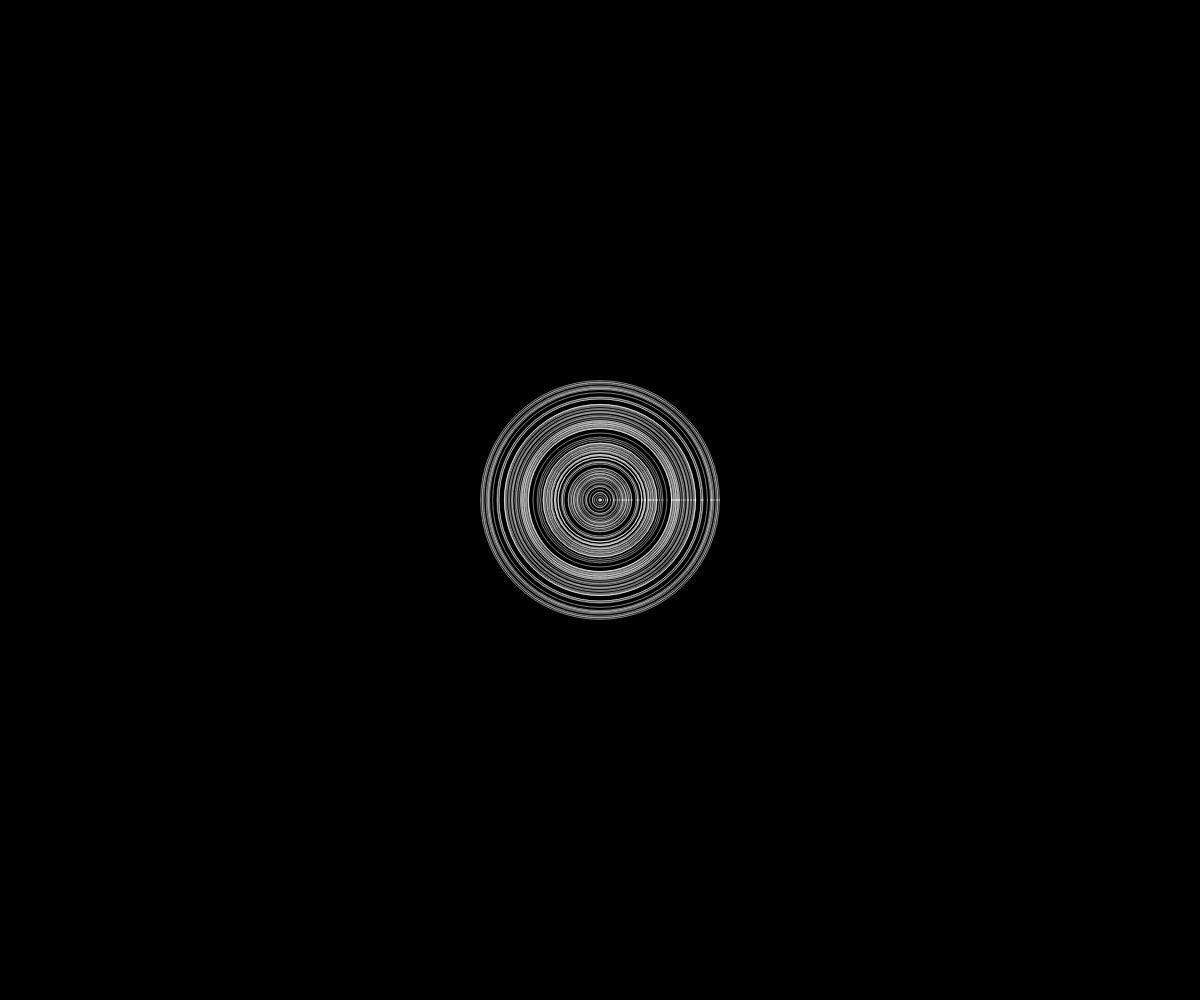
Frame 1 (no input)
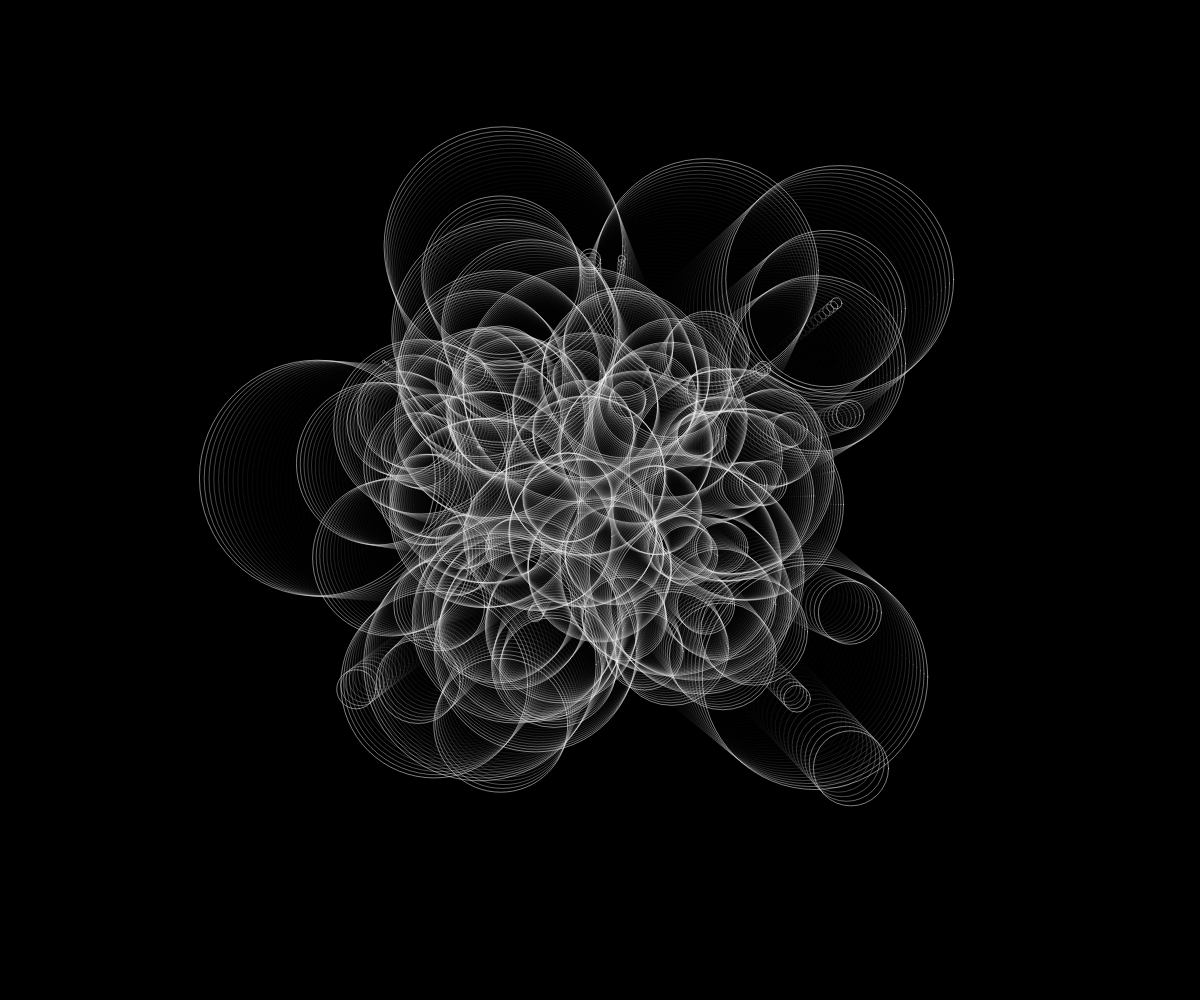
Frame 60 (no input)
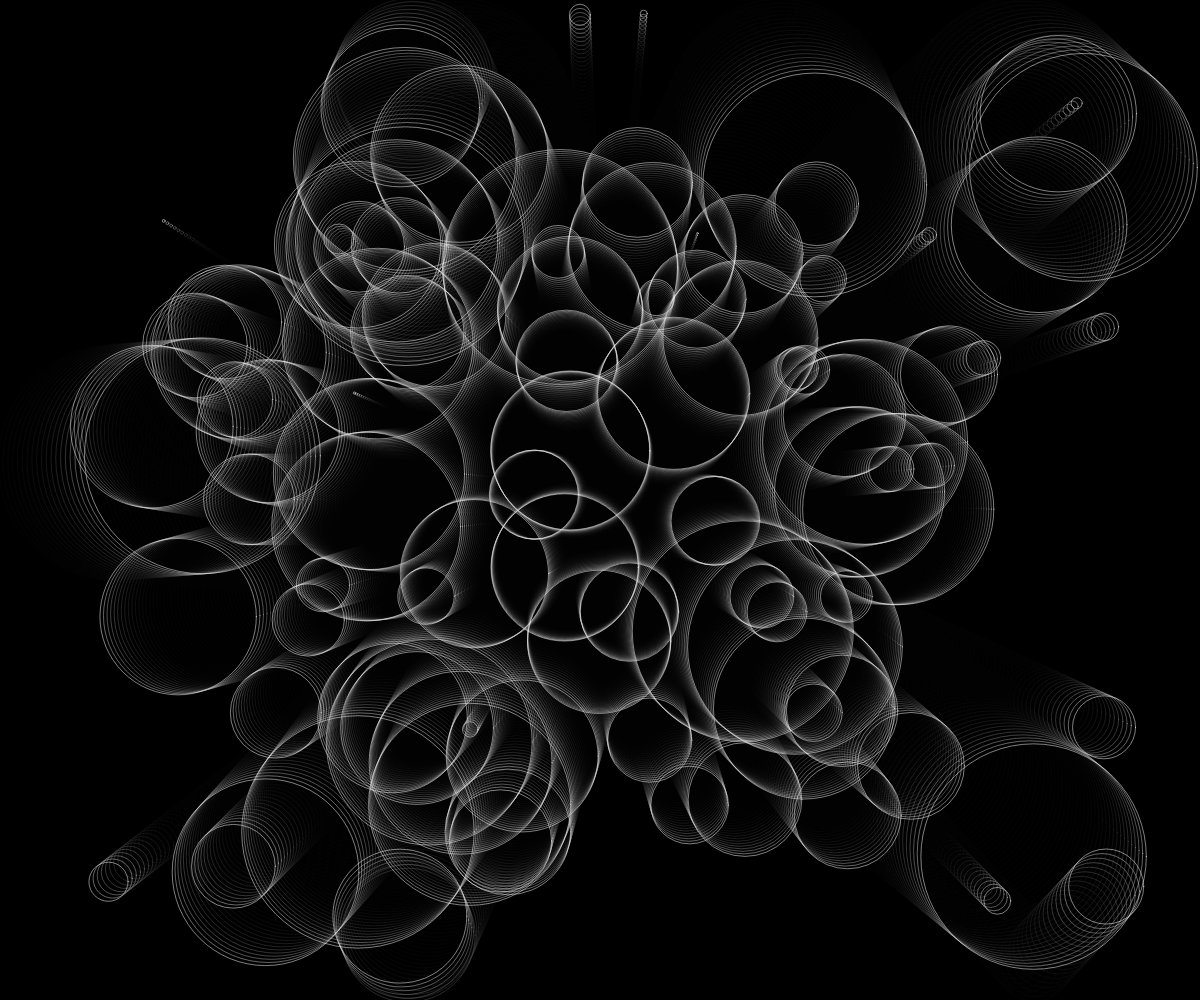
Frame 120 (the mouse pressed at the canvas centre since frame 60)

The p5.js sketch that drew these frames (run headless with seeded random() and noise() and a simulated clock; from frame 60 on, the mouse is pressed at the canvas centre):

// p5.js sketch
// ── sketch.js
let ball = [];
let ballNum = 100;

function setup() {
	createCanvas(windowWidth, windowHeight);
	colorMode(HSB);
	background(0);
	noFill();
	strokeWeight(0.5);
	for (let i = 0; i < ballNum; i++) {
		ball[i] = new DrawBall();
	}
}

function draw() {
	background(0, 0.2);
	for (let i = 0; i < ballNum; i++) {
		ball[i].display();
		ball[i].move();
		ball[i].collision();
	}
}

class DrawBall {
	constructor() {
		this.ballPosX = width / 2;
		this.ballPosY = height / 2;
		this.ballColor = 100;
		this.ballVecX = random(-1, 1);
		this.ballVecY = random(-1, 1);
		this.ballSpeed = random(2, 5);
		this.ballSize = random(1, width / 5);
	}

	display() {
		stroke(this.ballColor);
		circle(this.ballPosX, this.ballPosY, this.ballSize);
	}

	move() {
		this.ballPosX += this.ballVecX * this.ballSpeed;
		this.ballPosY += this.ballVecY * this.ballSpeed;
	}

	collision() {
		if (this.ballPosX >= width - this.ballSize / 2) {
			this.ballVecX = this.ballVecX * -1;
		} else if (this.ballPosX <= 0 + this.ballSize / 2) {
			this.ballVecX = this.ballVecX * -1;
		} else if (this.ballPosY >= height - this.ballSize / 2) {
			this.ballVecY = this.ballVecY * -1;
		} else if (this.ballPosY <= 0 + this.ballSize / 2) {
			this.ballVecY = this.ballVecY * -1;
		}
	}
}

function windowResized() {
	resizeCanvas(windowWidth, windowHeight);
	for (let i = 0; i < ballNum; i++) {
		ball[i] = new DrawBall();
	}
}
